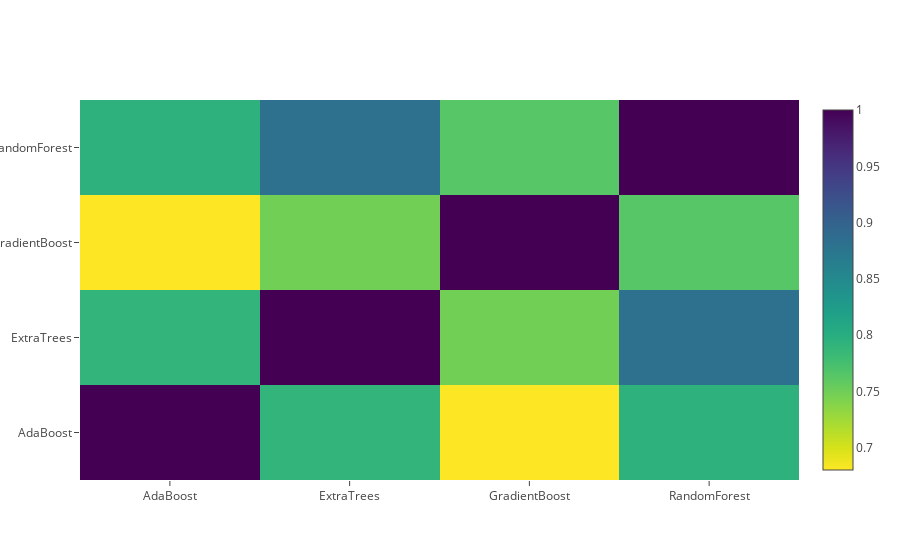

Notebook source saved alongside this figure:
### Markdown cell above
**Correlation Heatmap of the Second Level Training set**

### Code cell
data = [
    go.Heatmap(
        z= base_predictions_train.astype(float).corr().values ,
        x=base_predictions_train.columns.values,
        y= base_predictions_train.columns.values,
          colorscale='Viridis',
            showscale=True,
            reversescale = True
    )
]
py.iplot(data, filename='labelled-heatmap')

### Figure 1 — Plotly figure (JSON) as saved in the notebook; plotly's stock layout.template omitted (floating-point values rounded to 4 significant figures)
{"data": [{"colorscale": "Viridis", "reversescale": true, "showscale": true, "type": "heatmap", "x": ["AdaBoost", "ExtraTrees", "GradientBoost", "RandomForest"], "y": ["AdaBoost", "ExtraTrees", "GradientBoost", "RandomForest"], "z": [[1, 0.7907, 0.6804, 0.7946], [0.7907, 1, 0.7491, 0.8813], [0.6804, 0.7491, 1, 0.7646], [0.7946, 0.8813, 0.7646, 1]]}], "layout": {}}
